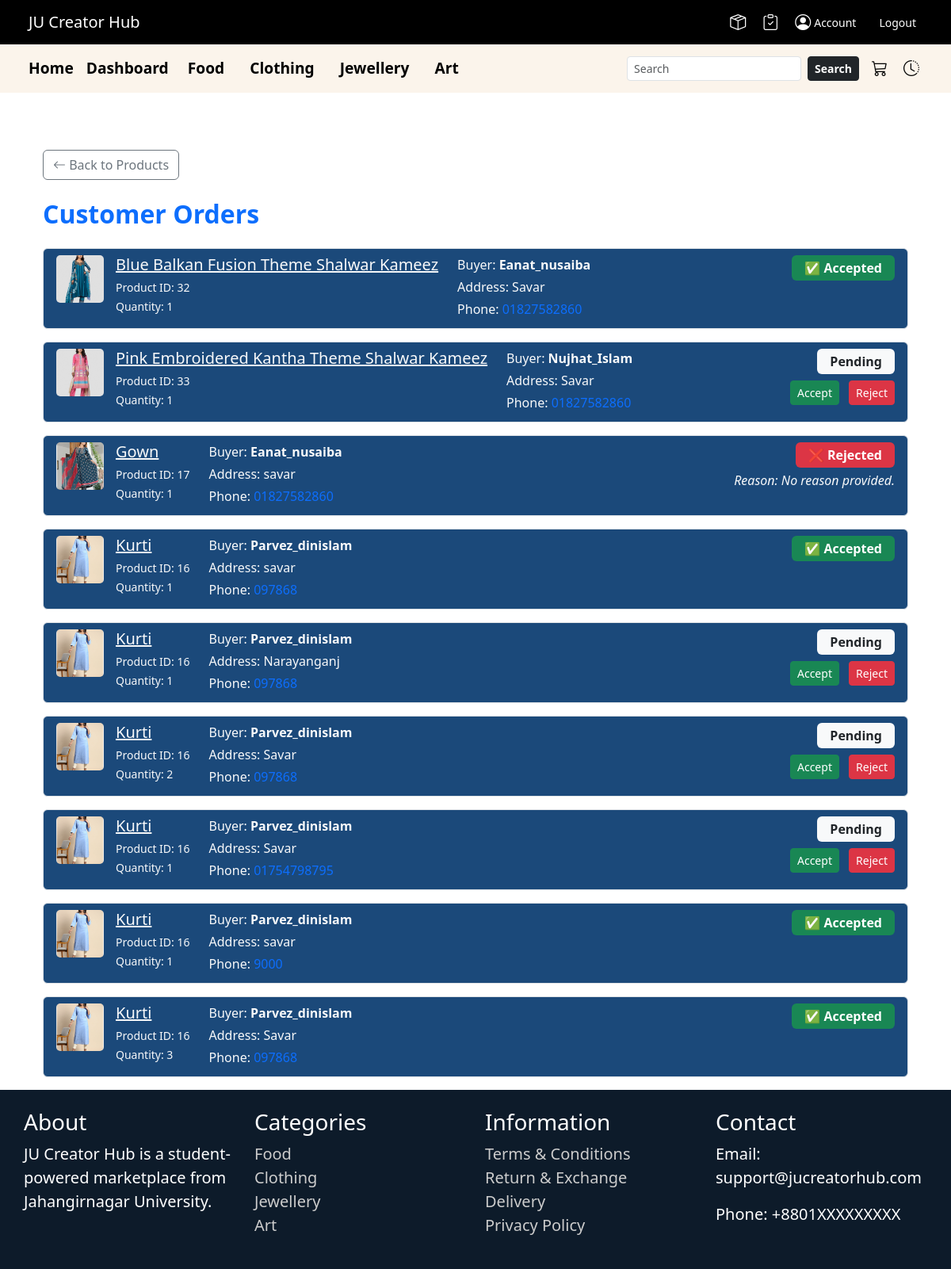
The page /seller/orders/ (signed in) on the database its author committed.
### ecommerce/models.py (models this page shows, shortened)
class OrderItem(models.Model):
    order = models.ForeignKey(Order, on_delete=models.CASCADE, related_name='items')
    product = models.ForeignKey(Product, on_delete=models.CASCADE)
    quantity = models.PositiveIntegerField()
    price = models.DecimalField(max_digits=10, decimal_places=2)
    is_approved = models.BooleanField(default=False)  # ✅ Approval field for seller
    seller_status = models.CharField(max_length=20, default='Pending')
    rejection_reason = models.TextField(blank=True, null=True)

class Product(models.Model):
    CATEGORY_CHOICES = [
        ('food', 'Food'),
        ('clothing', 'Clothing'),
        ('jewellery', 'Jewellery'),
        ('art', 'Art'),
    ]
    name = models.CharField(max_length=255)
    image = models.ImageField(upload_to='product_images/')
    price = models.DecimalField(max_digits=10, decimal_places=2)
    description = models.TextField()
    category = models.CharField(max_length=50, choices=CATEGORY_CHOICES)
    seller = models.ForeignKey(User, on_delete=models.CASCADE, related_name='products')

class Order(models.Model):
    buyer = models.ForeignKey(User, on_delete=models.CASCADE)
    address = models.CharField(max_length=255)
    phone = models.CharField(max_length=20)
    status = models.CharField(max_length=20, default='Pending')
    created_at = models.DateTimeField(auto_now_add=True)

### ecommerce/views.py (the view)
# urls.py: path('seller/orders/', views.seller_orders, name='seller_orders'),
@login_required
def seller_orders(request):
    if request.user.profile.role != 'seller':
        return redirect('home')
    order_items = OrderItem.objects.select_related('product', 'order')\
                                   .filter(product__seller=request.user)\
                                   .order_by('-order__created_at')
    return render(request, 'ecommerce/seller_orders.html', {
        'order_items': order_items
    })

### ecommerce/context_processors.py (called while the page is built)
def shop_names_processor(request):
    shop_names = Profile.objects.filter(
        role='seller',
        shop_name__isnull=False
    ).exclude(shop_name='')
    return {'shop_names': shop_names}

### ecommerce/templates/ecommerce/seller_orders.html (shortened to what this page needs)
{% extends 'ecommerce/base.html' %}
{% block content %}
<div class="container mt-5">
  <div class="mb-4">
    <a href="{% url 'product_showcase' %}" class="btn btn-outline-secondary">
      <i class="bi bi-arrow-left"></i> Back to Products
    </a>
  </div>
  <h2 class="mb-4 text-primary fw-semibold">Customer Orders</h2>
  {% if order_items %}
    <ul class="list-group">
      {% for item in order_items %}
        <li class="list-group-item d-flex justify-content-between align-items-start flex-wrap border rounded mb-3" style="background-color: rgb(27, 73, 122);">
          <div class="d-flex">
            <img src="{{ item.product.image.url }}" alt="{{ item.product.name }}" style="height: 60px; width: 60px; object-fit: cover; margin-right: 15px; border-radius: 5px;">
            <div>
              <h5 class="mb-1">
                <a href="{% url 'product_detail' item.product.id %}" class="text-light text-decoration-underline">
                  {{ item.product.name }}
                </a>
              </h5>
              <small class="text-light">Product ID: {{ item.product.id }}</small><br>
              <small class="text-light">Quantity: {{ item.quantity }}</small>
            </div>
          </div>
          <div class="ms-4 text-light">
            <p class="mb-1">Buyer: <strong>{{ item.order.buyer.username }}</strong></p>
            <p class="mb-1">Address: {{ item.order.address }}</p>
            <p class="mb-1">Phone: <a href="tel:{{ item.order.phone }}" class="text-decoration-none text-primary">{{ item.order.phone }}</a></p>
          </div>
          <div class="ms-auto text-end">
            {% if item.seller_status == "Approved" %}
              <span class="badge bg-success py-2 px-3 fs-6">✅ Accepted</span>
            {% elif item.seller_status == "Rejected" %}
              <span class="badge bg-danger py-2 px-3 fs-6">❌ Rejected</span>
              {% if item.rejection_reason %}
                <div class="text-light mt-1"><em>Reason: {{ item.rejection_reason }}</em></div>
              {% endif %}
            {% else %}
              <span class="badge bg-light text-dark py-2 px-3 fs-6">Pending</span>
              <div class="mt-2">
                <a href="{% url 'approve_order_item' item.id %}" class="btn btn-success btn-sm me-2">Accept</a>
                <a href="{% url 'reject_order_item' item.id %}" class="btn btn-danger btn-sm">Reject</a>
              </div>
            {% endif %}
          </div>
        </li>
      {% endfor %}
    </ul>
  {% else %}
    <p class="text-muted fst-italic">No customer orders yet.</p>
  {% endif %}
</div>
<link rel="stylesheet" href="https://cdn.jsdelivr.net/npm/bootstrap-icons@1.10.5/font/bootstrap-icons.css">
{% endblock %}

### ecommerce/templates/ecommerce/base.html (style rules this page uses)
html, body { height: 100%; margin: 0; }
body { display: flex; flex-direction: column; min-height: 100vh; }

### rows shown on the page
OrderItem: product.image (picture), product.name "Blue Balkan Fusion Theme Shalwar Kameez", product.id "32", quantity "1", order.buyer.username "Eanat_nusaiba", order.address "Savar", order.phone "01827582860", seller_status "✅ Accepted"
OrderItem: product.image (picture), product.name "Pink Embroidered Kantha Theme Shalwar Kameez", product.id "33", quantity "1", order.buyer.username "Nujhat_Islam", order.address "Savar", order.phone "01827582860", seller_status "Pending"
OrderItem: product.image (picture), product.name "Gown", product.id "17", quantity "1", order.buyer.username "Eanat_nusaiba", order.address "savar", order.phone "01827582860", rejection_reason "No reason provided."
OrderItem: product.image (picture), product.name "Kurti", product.id "16", quantity "1", order.buyer.username "Parvez_dinislam", order.address "savar", order.phone "097868", seller_status "✅ Accepted"
OrderItem: product.image (picture), product.name "Kurti", product.id "16", quantity "1", order.buyer.username "Parvez_dinislam", order.address "Narayanganj", order.phone "097868", seller_status "Pending"
OrderItem: product.image (picture), product.name "Kurti", product.id "16", quantity "2", order.buyer.username "Parvez_dinislam", order.address "Savar", order.phone "097868", seller_status "Pending"
OrderItem: product.image (picture), product.name "Kurti", product.id "16", quantity "1", order.buyer.username "Parvez_dinislam", order.address "Savar", order.phone "01754798795", seller_status "Pending"
OrderItem: product.image (picture), product.name "Kurti", product.id "16", quantity "1", order.buyer.username "Parvez_dinislam", order.address "savar", order.phone "9000", seller_status "✅ Accepted"
OrderItem: product.image (picture), product.name "Kurti", product.id "16", quantity "3", order.buyer.username "Parvez_dinislam", order.address "Savar", order.phone "097868", seller_status "✅ Accepted"
